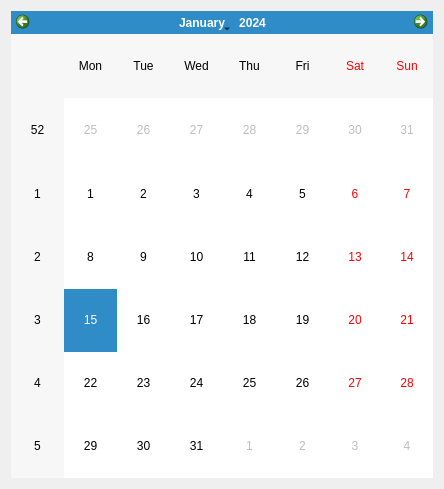
<?xml version="1.0" encoding="UTF-8"?>
<ui version="4.0">
 <class>calendar_type</class>
 <widget class="QWidget" name="calendar_type">
  <property name="geometry">
   <rect>
    <x>0</x>
    <y>0</y>
    <width>444</width>
    <height>489</height>
   </rect>
  </property>
  <property name="windowTitle">
   <string>Form</string>
  </property>
  <layout class="QGridLayout" name="gridLayout">
   <item row="0" column="0">
    <layout class="QVBoxLayout" name="verticalLayout">
     <item>
      <widget class="QCalendarWidget" name="calendarWidget">
       <property name="styleSheet">
        <string notr="true"/>
       </property>
      </widget>
     </item>
    </layout>
   </item>
  </layout>
 </widget>
 <resources/>
 <connections/>
</ui>
